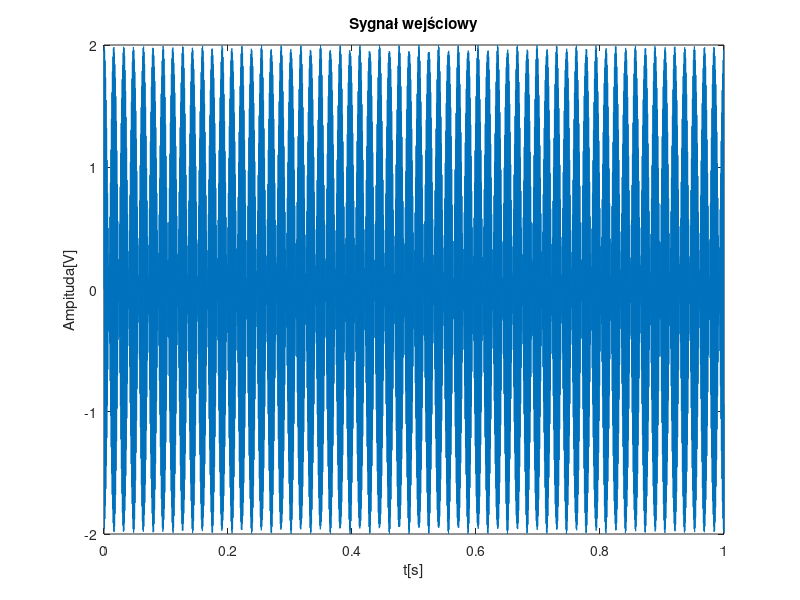
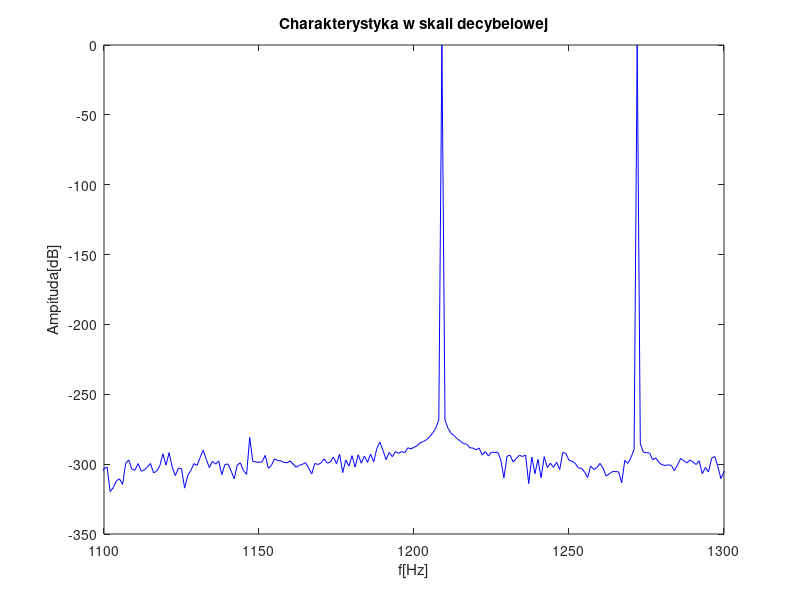
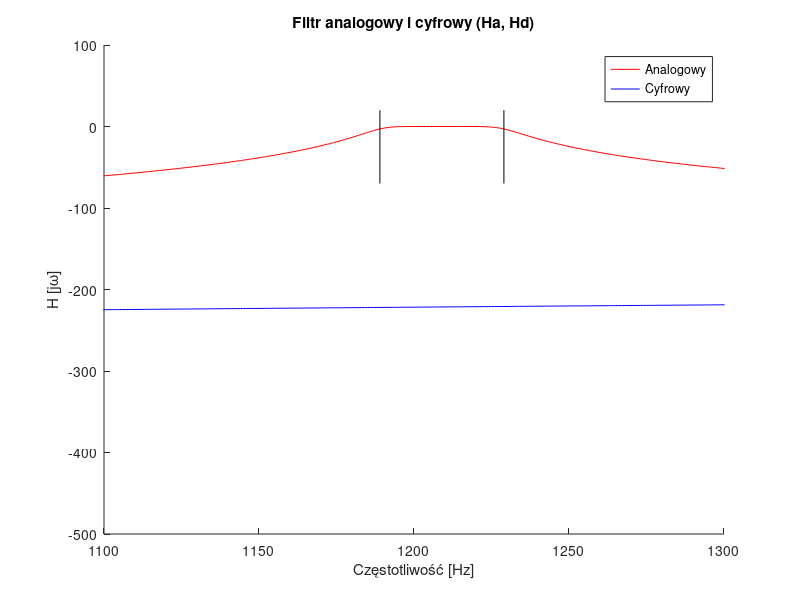
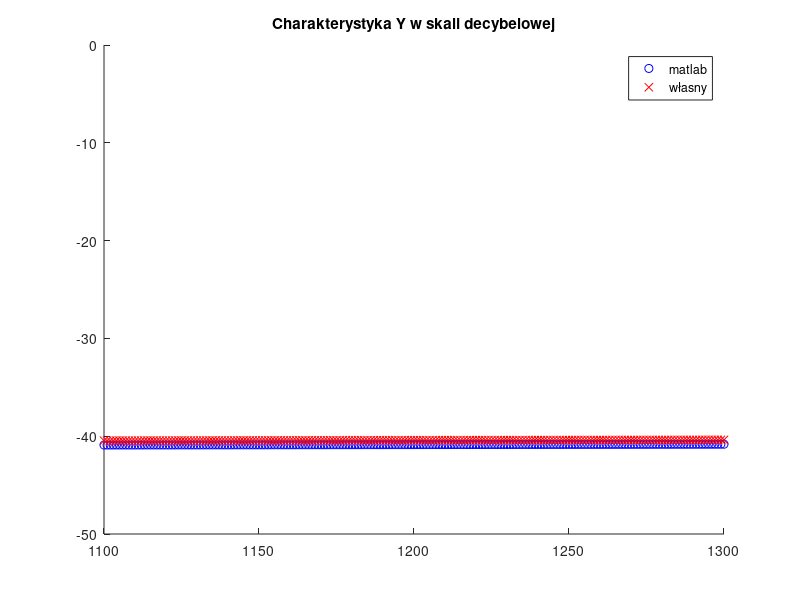

These figures' MATLAB source, in order:
clear all;
close all;
load('butter.mat');
N = 16e3;
fs = 16e3;

f1 = 1209;
f2 = 1272;

dt = 1/fs;
df = N/fs;
T = N/fs;

t = 0:dt:T-dt;
f = 0:df:fs/2-df;
x = sin(2*pi*f1*t) + sin(2*pi*f2*t);

X = fft(x)/max(fft(x));
Xlog = 20*log10(abs(X));

figure
plot(t, x)
title("Sygnał wejściowy")
xlabel("t[s]")
ylabel("Ampituda[V]")
figure
plot(f, Xlog(1:length(f)), "b");
title("Charakterystyka w skali decybelowej")
xlabel("f[Hz]")
ylabel("Ampituda[dB]")
xlim([1100 1300]);

bm = poly(z);          
an = poly(p);          

Ha    = polyval(bm, j*2*pi*f)./polyval(an, j*2*pi*f);
Ha    = Ha./max(Ha);
Halog = 20*log10(abs(Ha));

[zd,pd,kd] = bilinear(z,p,k,fs);
z  = exp(j*2*pi*f/fs);
bm = poly(zd);          
an = poly(pd);
Hd    = kd * polyval(bm, z)./polyval(an, z);
Hd    = Hd./max(Hd);
Hdlog = 20*log10(abs(Hd));
figure
hold on
plot(f, Halog(1:length(f)), "r")
plot(f, Hdlog(1:length(f)), "b")
plot([1189 1189], [-70 20], 'k');
plot([1229 1229], [-70 20], 'k');
title('Filtr analogowy i cyfrowy (Ha, Hd)');
legend('Analogowy','Cyfrowy');
xlabel('Częstotliwość [Hz]');
ylabel('H [j\omega]');
xlim([1100 1300]);

y1 = filter(bm,an,x);

N = length(an);
ak = an(2:N); 
N = N-1;

M = length(bm);
xnm = zeros(1, M);
ynk = zeros(1, N);

for n = 1:16e3
    xnm    = [x(n)  xnm(1:M-1)];
    y2(n) = sum(xnm.*bm) - sum(ynk.*ak);
    ynk    = [y2(n) ynk(1:N-1)];
end

Y1    = fft(y1)/max(fft(y1));
Y1log = 20*log10(abs(Y1));

Y2    = fft(y2)/max(fft(y2));
Y2log = 20*log10(abs(Y2));

figure
hold on
plot(f, Y1log(1:length(f)), "bo")
plot(f, Y2log(1:length(f)), "rx")
title("Charakterystyka Y w skali decybelowej")
legend('matlab','własny');
xlim([1100 1300]);



f1 = 1189;  % częstotliwości filtru pasmowo-przepustowego BP
f2 = 1229;

w1 = 2/dt * tan(pi*f1/fs);
w2 = 2/dt * tan(pi*f2/fs);

[bm, an] = butter(4, [w1, w2], 's');
[z,p,k]  = tf2zp(bm,an);        

Ha2    = polyval(bm, j*2*pi*f)./polyval(an, j*2*pi*f);
Ha2    = Ha2./max(Ha2);
Ha2log = 20*log10(abs(Ha2));

figure
hold on
plot(f, Halog(1:length(f)), "bo")
plot(f, Ha2log(1:length(f)), "rx")
plot([1189 1189], [-70 20], 'k');
plot([1229 1229], [-70 20], 'k');
xlim([1100 1300]);